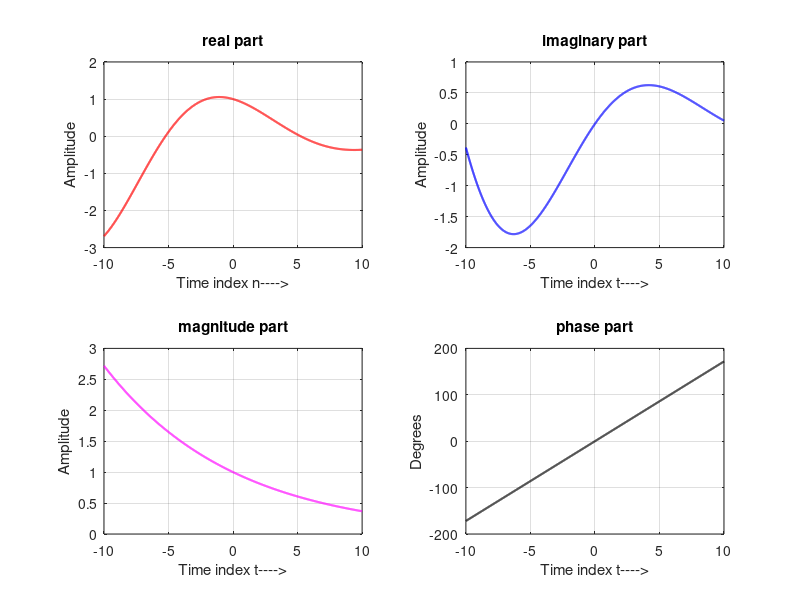

MATLAB code for this plot:

%  Program V1_7 

%%% Generation and Display of Continuous Time Complex Exponential Signals
%%% Developed by Dr. M. Venu Gopala Rao, 
%%% Email: mvgr03@kluniversity.in,  mvgr03@gmail.com

clear all; close all; clc;

t = [-10:0.01:10]; 
alpha = -0.1+0.3j;
x = exp(alpha*t);

subplot(2,2,1); plot(t,real(x),'r', 'LineWidth', 1.5);
xlabel('Time index n---->');ylabel('Amplitude');
title('real part'); grid on;

subplot(2,2,2); plot(t,imag(x),'b', 'LineWidth', 1.5);
xlabel('Time index t---->');ylabel('Amplitude');
title('imaginary part');grid on;

subplot(2,2,3); plot(t,abs(x),'m', 'LineWidth', 1.5);
xlabel('Time index t---->');ylabel('Amplitude');
title('magnitude part');grid on;

subplot(2,2,4); plot(t,(180/pi)*angle(x),'k', 'LineWidth', 1.5);
xlabel('Time index t---->');ylabel('Degrees');
title('phase part');grid on;
